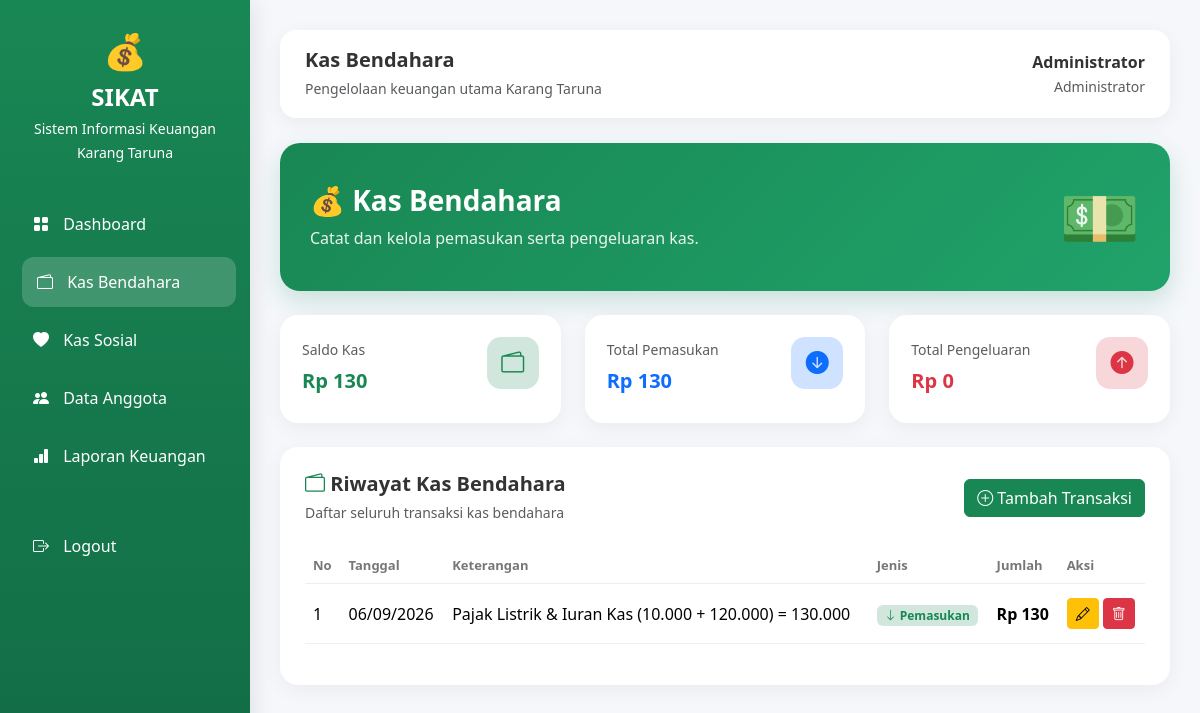
Page /bendahara/index.php (signed in) on the committed database.
### tables this page shows
CREATE TABLE `transaksi_kas` (
  `id` int NOT NULL,
  `tanggal` date NOT NULL,
  `jenis_kas` enum('Bendahara','Sosial') NOT NULL,
  `jenis_transaksi` enum('Pemasukan','Pengeluaran') NOT NULL,
  `keterangan` varchar(255) NOT NULL,
  `jumlah` decimal(15,2) NOT NULL,
  `created_at` timestamp NULL DEFAULT CURRENT_TIMESTAMP
);

### bendahara/index.php (the view, shortened to what this page needs)
<?php
include "../config/koneksi.php";
$query = mysqli_query($conn, "
    SELECT *
    FROM transaksi_kas
    WHERE jenis_kas = 'Bendahara'
    ORDER BY tanggal DESC, id DESC
");
$q_pemasukan = mysqli_query($conn, "
    SELECT SUM(jumlah) AS total
    FROM transaksi_kas
    WHERE jenis_kas = 'Bendahara'
    AND jenis_transaksi = 'Pemasukan'
");
$data_pemasukan = mysqli_fetch_assoc($q_pemasukan);
$total_pemasukan = $data_pemasukan['total'] ?? 0;
$q_pengeluaran = mysqli_query($conn, "
    SELECT SUM(jumlah) AS total
    FROM transaksi_kas
    WHERE jenis_kas = 'Bendahara'
    AND jenis_transaksi = 'Pengeluaran'
");
$data_pengeluaran = mysqli_fetch_assoc($q_pengeluaran);
$total_pengeluaran = $data_pengeluaran['total'] ?? 0;
$saldo = $total_pemasukan - $total_pengeluaran;
?>
<!DOCTYPE html>
<html lang="id">
<head>
    <link
        href="https://cdn.jsdelivr.net/npm/bootstrap@5.3.3/dist/css/bootstrap.min.css"
        rel="stylesheet"
    >
    <link
        rel="stylesheet"
        href="https://cdn.jsdelivr.net/npm/bootstrap-icons@1.11.3/font/bootstrap-icons.min.css"
    >
    <link rel="stylesheet" href="../assets/css/style.css">
</head>
<body>
<div class="sidebar">
    <div class="brand">
        <div style="font-size:35px;">
            💰
        </div>
        <h4>SIKAT</h4>
        <small>
            Sistem Informasi Keuangan
        </small>
        <br>
        <small>
            Karang Taruna
        </small>
    </div>
    <a href="../dashboard.php">
        <i class="bi bi-grid-fill"></i>
        Dashboard
    </a>
    <a href="index.php" class="active">
        <i class="bi bi-wallet2"></i>
        Kas Bendahara
    </a>
    <a href="../sosial/index.php">
        <i class="bi bi-heart-fill"></i>
        Kas Sosial
    </a>
    <a href="../anggota/index.php">
        <i class="bi bi-people-fill"></i>
        Data Anggota
    </a>
    <a href="../laporan/index.php">
        <i class="bi bi-bar-chart-fill"></i>
        Laporan Keuangan
    </a>
    <a href="../auth/logout.php">
        <i class="bi bi-box-arrow-right"></i>
        Logout
    </a>
</div>
<div class="main-content">
    <div class="topbar d-flex justify-content-between align-items-center">
        <div>
            <h5 class="fw-bold mb-1">
                Kas Bendahara
            </h5>
            <small class="text-muted">
                Pengelolaan keuangan utama Karang Taruna
            </small>
        </div>
        <div class="text-end">
            <strong>
                <?= htmlspecialchars($_SESSION['nama']); ?>
            </strong>
            <br>
            <small class="text-muted">
                Administrator
            </small>
        </div>
    </div>
    <div class="welcome-card mb-4">
        <div>
            <h3>
                💰 Kas Bendahara
            </h3>
            <p>
                Catat dan kelola pemasukan serta pengeluaran kas.
            </p>
        </div>
        <div class="welcome-icon">
            💵
        </div>
    </div>
    <div class="row g-4 mb-4">
        <div class="col-md-4">
            <div class="stat-card">
                <div class="d-flex justify-content-between">
                    <div>
                        <small class="text-muted">
                            Saldo Kas
                        </small>
                        <h4 class="fw-bold mt-2 text-success">
                            Rp <?= number_format($saldo, 0, ',', '.'); ?>
                        </h4>
                    </div>
                    <div class="stat-icon bg-success-subtle text-success">
                        <i class="bi bi-wallet2"></i>
                    </div>
                </div>
            </div>
        </div>
        <div class="col-md-4">
            <div class="stat-card">
                <div class="d-flex justify-content-between">
                    <div>
                        <small class="text-muted">
                            Total Pemasukan
                        </small>
                        <h4 class="fw-bold mt-2 text-primary">
                            Rp <?= number_format($total_pemasukan, 0, ',', '.'); ?>
                        </h4>
                    </div>
                    <div class="stat-icon bg-primary-subtle text-primary">
                        <i class="bi bi-arrow-down-circle-fill"></i>
                    </div>
                </div>
            </div>
        </div>
        <div class="col-md-4">
            <div class="stat-card">
                <div class="d-flex justify-content-between">
                    <div>
                        <small class="text-muted">
                            Total Pengeluaran
                        </small>
                        <h4 class="fw-bold mt-2 text-danger">
                            Rp <?= number_format($total_pengeluaran, 0, ',', '.'); ?>
                        </h4>
                    </div>
                    <div class="stat-icon bg-danger-subtle text-danger">
                        <i class="bi bi-arrow-up-circle-fill"></i>
                    </div>
                </div>
            </div>
        </div>
    </div>
    <div class="table-card">
        <div class="d-flex justify-content-between align-items-center mb-4">
            <div>
                <h5 class="fw-bold mb-1">
                    <i class="bi bi-wallet2 text-success"></i>
                    Riwayat Kas Bendahara
                </h5>
                <small class="text-muted">
                    Daftar seluruh transaksi kas bendahara
                </small>
            </div>
            <a
                href="tambah.php"
                class="btn btn-success"
            >
                <i class="bi bi-plus-circle"></i>
                Tambah Transaksi
            </a>
        </div>
        <div class="table-responsive">
            <table class="table align-middle">
                <thead>
                    <tr>
                        <th>No</th>
                        <th>Tanggal</th>
                        <th>Keterangan</th>
                        <th>Jenis</th>
                        <th>Jumlah</th>
                        <th>Aksi</th>
                    </tr>
                </thead>
                <tbody>
                <?php
                $no = 1;
                if (mysqli_num_rows($query) > 0) {
                    while ($row = mysqli_fetch_assoc($query)) {
                ?>
                    <tr>
                        <td>
                            <?= $no++; ?>
                        </td>
                        <td>
                            <?= date(
                                'd/m/Y',
                                strtotime($row['tanggal'])
                            ); ?>
                        </td>
                        <td>
                            <?= htmlspecialchars(
                                $row['keterangan']
                            ); ?>
                        </td>
                        <td>
                            <?php if (
                                $row['jenis_transaksi']
                                == 'Pemasukan'
                            ) { ?>
                                <span class="badge bg-success-subtle text-success">
                                    <i class="bi bi-arrow-down"></i>
                                    Pemasukan
                                </span>
                            <?php } ?>
                        </td>
                        <td class="fw-bold">
                            Rp <?= number_format(
                                $row['jumlah'],
                                0,
                                ',',
                                '.'
                            ); ?>
                        </td>
                        <td>
                            <a
                                href="edit.php?id=<?= $row['id']; ?>"
                                class="btn btn-sm btn-warning"
                            >
                                <i class="bi bi-pencil"></i>
                            </a>
                            <a
                                href="hapus.php?id=<?= $row['id']; ?>"
                                class="btn btn-sm btn-danger"
                                onclick="return confirm('Yakin ingin menghapus transaksi ini?')"
                            >
                                <i class="bi bi-trash"></i>
                            </a>
                        </td>
                    </tr>
                <?php
                    }
                } ?>
                </tbody>
            </table>
        </div>
    </div>
</div>
</body>
</html>

### assets/css/style.css (style rules this page uses)
* { box-sizing: border-box; }
body { margin: 0; font-family: "Segoe UI", Arial, sans-serif; background: #f5f7fb; color: #333; }
.sidebar { width: 250px; height: 100vh; position: fixed; left: 0; top: 0; padding: 25px 18px; background: linear-gradient( 180deg, #198754, #126b45 ); color: white; box-shadow: 5px 0 20px rgba(0,0,0,0.08); }
.brand { text-align: center; margin-bottom: 35px; }
.brand h4 { margin: 5px 0; font-weight: 700; }
.sidebar a { display: block; color: white; text-decoration: none; padding: 13px 15px; margin-bottom: 8px; border-radius: 12px; transition: 0.3s; }
.sidebar a i { margin-right: 10px; }
.sidebar a:hover, .sidebar a.active { background: rgba(255,255,255,0.18); transform: translateX(4px); }
.main-content { margin-left: 250px; padding: 30px; }
.topbar { background: white; padding: 18px 25px; border-radius: 16px; margin-bottom: 25px; box-shadow: 0 5px 20px rgba(0,0,0,0.05); }
.welcome-card { background: linear-gradient( 135deg, #198754, #20a36a ); color: white; border-radius: 20px; padding: 25px 30px; display: flex; justify-content: space-between; align-items: center; box-shadow: 0 10px 25px rgba(25,135,84,0.2); }
.welcome-card h3 { font-weight: 700; }
.welcome-card p { margin: 0; opacity: 0.9; }
.welcome-icon { font-size: 65px; opacity: 0.9; }
.stat-card { background: white; border-radius: 18px; padding: 22px; box-shadow: 0 5px 20px rgba(0,0,0,0.05); transition: 0.3s; }
.stat-card h4 { font-size: 20px; }
.stat-icon { width: 52px; height: 52px; border-radius: 14px; display: flex; align-items: center; justify-content: center; font-size: 23px; }
.table-card { background: white; border-radius: 18px; padding: 25px; box-shadow: 0 5px 20px rgba(0,0,0,0.05); }
.table thead th { color: #777; font-size: 13px; border-bottom: 1px solid #eee; }
.table tbody td { padding: 14px 8px; border-bottom: 1px solid #f0f0f0; }

### rows in the picture
transaksi_kas: tanggal "06/09/2026", keterangan "Pajak Listrik & Iuran Kas (10.000 + 120.000) = 130.000", jenis_transaksi "Pemasukan" (drawn), jumlah "130"

### other values in the picture
$_SESSION['nama'] "Administrator"
$saldo "130"
$total_pemasukan "130"
$total_pengeluaran "0"
